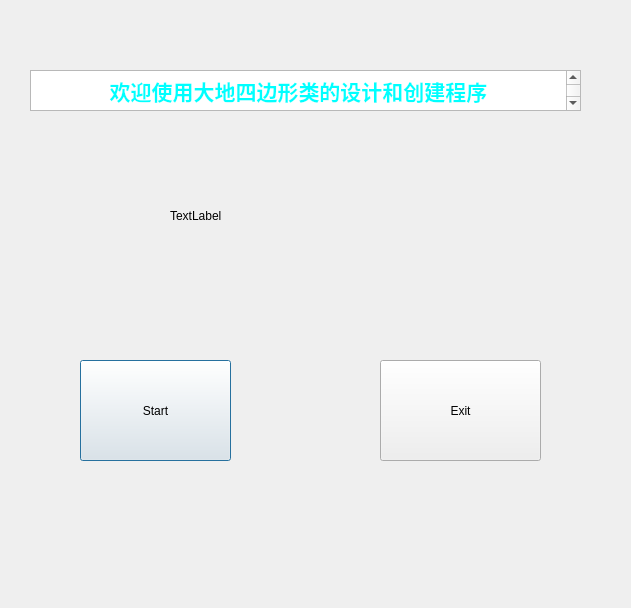
<?xml version="1.0" encoding="UTF-8"?>
<ui version="4.0">
 <class>Dialog</class>
 <widget class="QDialog" name="Dialog">
  <property name="geometry">
   <rect>
    <x>0</x>
    <y>0</y>
    <width>631</width>
    <height>608</height>
   </rect>
  </property>
  <property name="windowTitle">
   <string>Dialog</string>
  </property>
  <widget class="QPushButton" name="pushButton">
   <property name="geometry">
    <rect>
     <x>80</x>
     <y>360</y>
     <width>151</width>
     <height>101</height>
    </rect>
   </property>
   <property name="text">
    <string>Start</string>
   </property>
  </widget>
  <widget class="QTextEdit" name="textEdit">
   <property name="geometry">
    <rect>
     <x>30</x>
     <y>70</y>
     <width>551</width>
     <height>41</height>
    </rect>
   </property>
   <property name="html">
    <string>&lt;!DOCTYPE HTML PUBLIC &quot;-//W3C//DTD HTML 4.0//EN&quot; &quot;http://www.w3.org/TR/REC-html40/strict.dtd&quot;&gt;
&lt;html&gt;&lt;head&gt;&lt;meta name=&quot;qrichtext&quot; content=&quot;1&quot; /&gt;&lt;meta charset=&quot;utf-8&quot; /&gt;&lt;style type=&quot;text/css&quot;&gt;
p, li { white-space: pre-wrap; }
hr { height: 1px; border-width: 0; }
li.unchecked::marker { content: &quot;\2610&quot;; }
li.checked::marker { content: &quot;\2612&quot;; }
&lt;/style&gt;&lt;/head&gt;&lt;body style=&quot; font-family:'Microsoft YaHei UI'; font-size:9pt; font-weight:400; font-style:normal;&quot;&gt;
&lt;p align=&quot;center&quot; style=&quot; margin-top:0px; margin-bottom:0px; margin-left:0px; margin-right:0px; -qt-block-indent:0; text-indent:0px;&quot;&gt;&lt;span style=&quot; font-size:16pt; font-weight:700; color:#00ffff;&quot;&gt;欢迎使用大地四边形类的设计和创建程序&lt;/span&gt;&lt;/p&gt;&lt;/body&gt;&lt;/html&gt;</string>
   </property>
  </widget>
  <widget class="QLabel" name="label_pic">
   <property name="geometry">
    <rect>
     <x>170</x>
     <y>130</y>
     <width>221</width>
     <height>171</height>
    </rect>
   </property>
   <property name="text">
    <string>TextLabel</string>
   </property>
  </widget>
  <widget class="QPushButton" name="pushButton_2">
   <property name="geometry">
    <rect>
     <x>380</x>
     <y>360</y>
     <width>161</width>
     <height>101</height>
    </rect>
   </property>
   <property name="text">
    <string>Exit</string>
   </property>
  </widget>
 </widget>
 <resources/>
 <connections/>
</ui>
